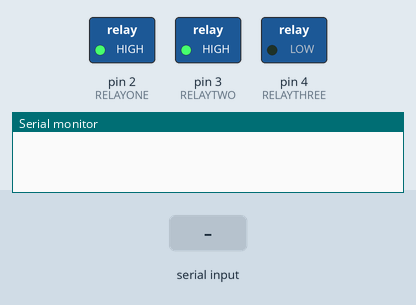
This sketch was run on a simulated Arduino Uno, built with avr-gcc and run on an emulated ATmega328P. Shown: switched loads named in the sketch (green lamp = pin HIGH), the last lines printed to the serial monitor. The inputs (shaded band) are chosen by the test bench.

Above: at 1.2 s.
1.3 s: "L1\n" received over Serial
At 2.1 s:
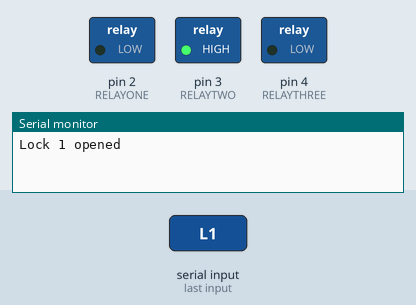
2.8 s: "ALL\n" received over Serial
At 3.2 s:
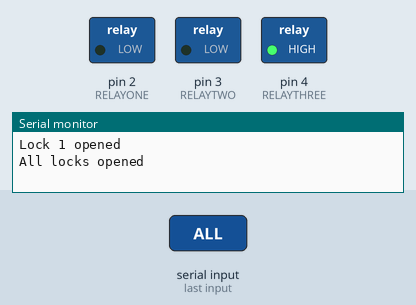
4.3 s: "L2\n" received over Serial
At 6.7 s:
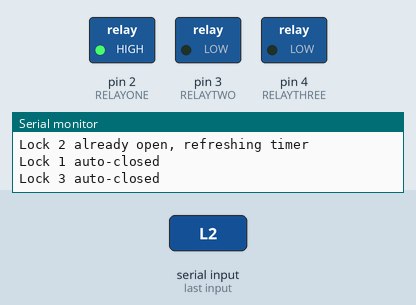
7.3 s: "L3\n" received over Serial
At 7.8 s:
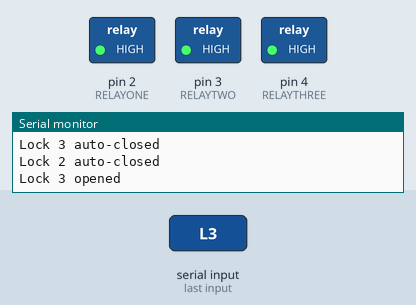
Timing chart, 0 to 11.8 s (numbered marks = the images above; inputs shaded):
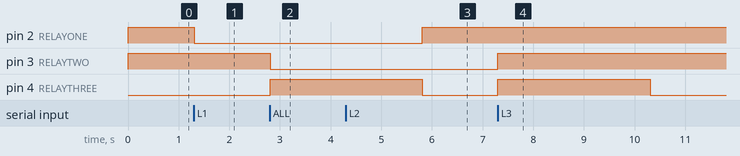

The sketch:

arduino.ino
```cpp
// === Pin assignments ===
const int RELAYONE   = 2;
const int RELAYTWO   = 3;
const int RELAYTHREE = 4;  // Inverted logic

String inputCommand = "";

// Lock states and timers
unsigned long lock1OpenTime = 0;
unsigned long lock2OpenTime = 0;
unsigned long lock3OpenTime = 0;

bool lock1Open = false;
bool lock2Open = false;
bool lock3Open = false;

const unsigned long OPEN_DURATION = 3000; // auto-close after 3 seconds

void setup() {
  pinMode(RELAYONE, OUTPUT);
  pinMode(RELAYTWO, OUTPUT);
  pinMode(RELAYTHREE, OUTPUT);

  // Ensure all locks closed at boot
  digitalWrite(RELAYONE, HIGH);   // closed (active LOW)
  digitalWrite(RELAYTWO, HIGH);   // closed (active LOW)
  digitalWrite(RELAYTHREE, LOW);  // closed (active HIGH, inverted)

  Serial.begin(9600);
}

void loop() {
  // --- Handle serial input ---
  while (Serial.available()) {
    char c = Serial.read();
    if (c == '\n') {
      processCommand(inputCommand);
      inputCommand = "";
    } else {
      inputCommand += c;
    }
  }

  // --- Auto-close logic ---
  unsigned long now = millis();

  if (lock1Open && (now - lock1OpenTime >= OPEN_DURATION)) {
    digitalWrite(RELAYONE, HIGH);
    lock1Open = false;
    Serial.println("Lock 1 auto-closed");
  }

  if (lock2Open && (now - lock2OpenTime >= OPEN_DURATION)) {
    digitalWrite(RELAYTWO, HIGH);
    lock2Open = false;
    Serial.println("Lock 2 auto-closed");
  }

  if (lock3Open && (now - lock3OpenTime >= OPEN_DURATION)) {
    digitalWrite(RELAYTHREE, LOW);   // inverted close
    lock3Open = false;
    Serial.println("Lock 3 auto-closed");
  }
}

void processCommand(String cmd) {
  cmd.trim();

  if (cmd == "L1") {
    if (!lock1Open) {
      digitalWrite(RELAYONE, LOW);
      Serial.println("Lock 1 opened");
    } else {
      Serial.println("Lock 1 already open, refreshing timer");
    }
    lock1Open = true;
    lock1OpenTime = millis();
  }
  else if (cmd == "L2") {
    if (!lock2Open) {
      digitalWrite(RELAYTWO, LOW);
      Serial.println("Lock 2 opened");
    } else {
      Serial.println("Lock 2 already open, refreshing timer");
    }
    lock2Open = true;
    lock2OpenTime = millis();
  }
  else if (cmd == "L3") {
    if (!lock3Open) {
      digitalWrite(RELAYTHREE, HIGH);  // inverted open
      Serial.println("Lock 3 opened");
    } else {
      Serial.println("Lock 3 already open, refreshing timer");
    }
    lock3Open = true;
    lock3OpenTime = millis();
  }
  else if (cmd == "ALL") {
    // Open all (account for inverted relay3)
    digitalWrite(RELAYONE, LOW);
    digitalWrite(RELAYTWO, LOW);
    digitalWrite(RELAYTHREE, HIGH);
    Serial.println("All locks opened");

    unsigned long now = millis();
    lock1Open = lock2Open = lock3Open = true;
    lock1OpenTime = now;
    lock2OpenTime = now;
    lock3OpenTime = now;
  }
  else {
    Serial.println("Invalid command: " + cmd);
  }
}
```

Measured:
- after the input at 1.3 s, pin 2 (RELAYONE): HIGH → LOW at once
- after the input at 2.8 s, pin 3 (RELAYTWO): HIGH → LOW at once; pin 4 (RELAYTHREE): LOW → HIGH at once
- after the input at 4.3 s, pin 3 (RELAYTWO): stays LOW (without the input it goes to HIGH after 1.5 s)
- after the input at 7.3 s, pin 4 (RELAYTHREE): LOW → HIGH at once, → LOW 3.0 s later
